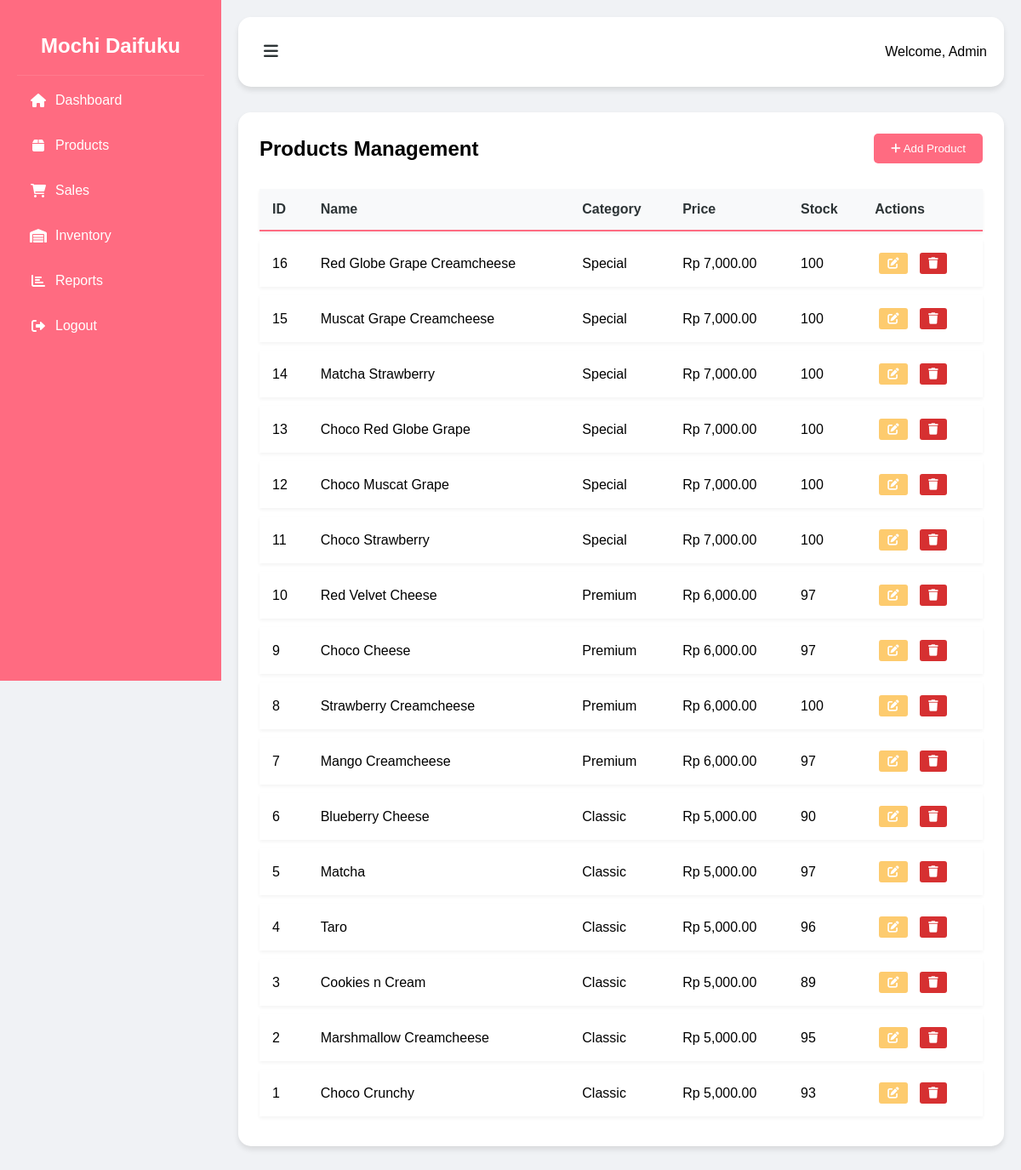
The page /Admin/products.php on the database its author committed.
### tables this page shows
CREATE TABLE `products` (
  `product_id` int(11) NOT NULL,
  `category_id` int(11) DEFAULT NULL,
  `name` varchar(100) NOT NULL,
  `description` text DEFAULT NULL,
  `image_url` varchar(255) DEFAULT NULL,
  `variants` longtext DEFAULT NULL CHECK (json_valid(`variants`)),
  `stock` int(11) DEFAULT 0,
  `status` enum('available','out_of_stock') DEFAULT 'available',
  `created_at` timestamp NOT NULL DEFAULT current_timestamp()
);

CREATE TABLE `categories` (
  `category_id` int(11) NOT NULL,
  `name` varchar(50) NOT NULL,
  `price` decimal(10,2) NOT NULL
);

### Admin/products.php (the view, shortened to what this page needs)
<?php
require_once '../config.php';
try {
    $result = mysqli_query($conn, "SELECT p.*, c.name as category_name, c.price
                                  FROM products p
                                  JOIN categories c ON p.category_id = c.category_id
                                  ORDER BY p.product_id DESC");
    $products = [];
    while ($row = mysqli_fetch_assoc($result)) {
        $products[] = $row;
    }
} catch(Exception $e) {
    error_log($e->getMessage());
    $error = "An error occurred while fetching products data.";
}
?>
<!DOCTYPE html>
<html lang="en">
<head>
    <link href="https://cdnjs.cloudflare.com/ajax/libs/font-awesome/6.0.0/css/all.min.css" rel="stylesheet">
    <link href="https://cdnjs.cloudflare.com/ajax/libs/animate.css/4.1.1/animate.min.css" rel="stylesheet">
</head>
<body>
    <div class="wrapper">
        <div class="sidebar">
            <div class="sidebar-header">
                <h2>Mochi Daifuku</h2>
            </div>
            <div class="sidebar-menu">
                <a href="dashboard.php" class="menu-item">
                    <i class="fas fa-home"></i>
                    <span>Dashboard</span>
                </a>
                <a href="products.php" class="menu-item">
                    <i class="fas fa-box"></i>
                    <span>Products</span>
                </a>
                <a href="sales.php" class="menu-item">
                    <i class="fas fa-shopping-cart"></i>
                    <span>Sales</span>
                </a>
                <a href="inventory.php" class="menu-item">
                    <i class="fas fa-warehouse"></i>
                    <span>Inventory</span>
                </a>
                <a href="reports.php" class="menu-item">
                    <i class="fas fa-chart-bar"></i>
                    <span>Reports</span>
                </a>
                <a href="../logout.php" class="menu-item">
                    <i class="fas fa-sign-out-alt"></i>
                    <span>Logout</span>
                </a>
            </div>
        </div>
        <div class="main-content">
            <div class="header animate__animated animate__fadeIn">
                <button class="toggle-sidebar">
                    <i class="fas fa-bars"></i>
                </button>
                <div class="user-info">
                    <span>Welcome, <?php echo htmlspecialchars($_SESSION['username'] ?? 'Admin') ?></span>
                </div>
            </div>
            <div class="products-container animate__animated animate__fadeIn">
                <div class="products-header">
                    <h2>Products Management</h2>
                    <button class="add-product-btn" onclick="showModal('add')">
                        <i class="fas fa-plus"></i> Add Product
                    </button>
                </div>
                <table class="products-table">
                    <thead>
                        <tr>
                            <th>ID</th>
                            <th>Name</th>
                            <th>Category</th>
                            <th>Price</th>
                            <th>Stock</th>
                            <th>Actions</th>
                        </tr>
                    </thead>
                    <tbody>
                        <?php foreach ($products as $product): ?>
                            <tr>
                                <td><?php echo htmlspecialchars($product['product_id']); ?></td>
                                <td><?php echo htmlspecialchars($product['name']); ?></td>
                                <td><?php echo htmlspecialchars($product['category_name']); ?></td>
                                <td>Rp <?php echo number_format($product['price'], 2); ?></td>
                                <td><?php echo htmlspecialchars($product['stock']); ?></td>
                                <td class="action-buttons">
                                    <button class="edit-btn" onclick="showModal('edit', <?php echo htmlspecialchars(json_encode($product)); ?>)">
                                        <i class="fas fa-edit"></i>
                                    </button>
                                    <button class="delete-btn" onclick="deleteProduct(<?php echo $product['product_id']; ?>)">
                                        <i class="fas fa-trash"></i>
                                    </button>
                                </td>
                            </tr>
                        <?php endforeach; ?>
                    </tbody>
                </table>
            </div>
        </div>
    </div>
</body>
</html>

### Admin/products.php (style rules this page uses)
:root { --primary: #ff6b81; --secondary: #ffd3d9; --dark: #2d3436; --light: #f8f9fa; --success: #00b894; --warning: #fdcb6e; --danger: #d63031; }
* { margin: 0; padding: 0; box-sizing: border-box; font-family: 'Poppins', sans-serif; }
body { background: #f0f2f5; overflow-x: hidden; }
.wrapper { display: flex; min-height: 100vh; }
.sidebar { width: 260px; background: var(--primary); padding: 20px; transition: all 0.3s ease; position: fixed; height: 100vh; z-index: 1000; }
.sidebar-header { padding: 20px 0; text-align: center; color: white; border-bottom: 1px solid rgba(255,255,255,0.1); }
.sidebar-header h2 { transition: opacity 0.3s; }
.menu-item { padding: 15px; display: flex; align-items: center; color: white; text-decoration: none; transition: all 0.3s; border-radius: 8px; margin: 5px 0; }
.menu-item i { margin-right: 10px; width: 20px; text-align: center; }
.menu-item span { transition: opacity 0.3s; }
.main-content { flex: 1; padding: 20px; margin-left: 260px; transition: margin-left 0.3s ease; }
.header { background: white; padding: 20px; border-radius: 15px; box-shadow: 0 4px 6px rgba(0,0,0,0.1); margin-bottom: 30px; display: flex; justify-content: space-between; align-items: center; }
.toggle-sidebar { background: none; border: none; color: var(--dark); cursor: pointer; font-size: 1.2rem; padding: 10px; }
.products-container { background: white; padding: 25px; border-radius: 15px; box-shadow: 0 4px 6px rgba(0,0,0,0.1); margin-bottom: 30px; }
.products-header { display: flex; justify-content: space-between; align-items: center; margin-bottom: 20px; }
.add-product-btn { background: var(--primary); color: white; padding: 10px 20px; border: none; border-radius: 5px; cursor: pointer; transition: all 0.3s ease; }
.products-table { width: 100%; border-collapse: separate; border-spacing: 0 10px; }
.products-table th { background: var(--light); padding: 15px; text-align: left; color: var(--dark); font-weight: 600; border-bottom: 2px solid var(--primary); }
.products-table td { padding: 15px; background: white; transition: all 0.3s ease; }
.products-table tr { box-shadow: 0 2px 4px rgba(0,0,0,0.05); }
.action-buttons button { padding: 5px 10px; margin: 0 5px; border: none; border-radius: 3px; cursor: pointer; transition: all 0.3s ease; }
.edit-btn { background: var(--warning); color: white; }
.delete-btn { background: var(--danger); color: white; }

### rows shown on the page
products: product_id "16", name "Red Globe Grape Creamcheese", category.name "Special", category.price "7,000.00", stock "100"
products: product_id "15", name "Muscat Grape Creamcheese", category.name "Special", category.price "7,000.00", stock "100"
products: product_id "14", name "Matcha Strawberry", category.name "Special", category.price "7,000.00", stock "100"
products: product_id "13", name "Choco Red Globe Grape", category.name "Special", category.price "7,000.00", stock "100"
products: product_id "12", name "Choco Muscat Grape", category.name "Special", category.price "7,000.00", stock "100"
products: product_id "11", name "Choco Strawberry", category.name "Special", category.price "7,000.00", stock "100"
products: product_id "10", name "Red Velvet Cheese", category.name "Premium", category.price "6,000.00", stock "97"
products: product_id "9", name "Choco Cheese", category.name "Premium", category.price "6,000.00", stock "97"
products: product_id "8", name "Strawberry Creamcheese", category.name "Premium", category.price "6,000.00", stock "100"
products: product_id "7", name "Mango Creamcheese", category.name "Premium", category.price "6,000.00", stock "97"
products: product_id "6", name "Blueberry Cheese", category.name "Classic", category.price "5,000.00", stock "90"
products: product_id "5", name "Matcha", category.name "Classic", category.price "5,000.00", stock "97"
products: product_id "4", name "Taro", category.name "Classic", category.price "5,000.00", stock "96"
products: product_id "3", name "Cookies n Cream", category.name "Classic", category.price "5,000.00", stock "89"
products: product_id "2", name "Marshmallow Creamcheese", category.name "Classic", category.price "5,000.00", stock "95"
products: product_id "1", name "Choco Crunchy", category.name "Classic", category.price "5,000.00", stock "93"

### other values the page prints
$_SESSION['username'] "Admin"
